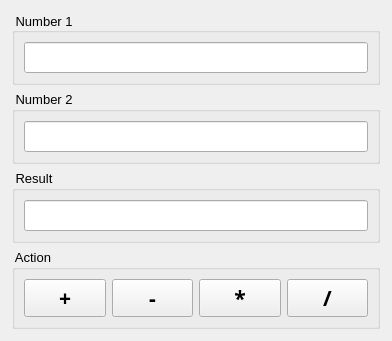
<?xml version="1.0" encoding="UTF-8"?>
<ui version="4.0">
 <author>phantomrsw</author>
 <class>MainWindow</class>
 <widget class="QMainWindow" name="MainWindow">
  <property name="geometry">
   <rect>
    <x>0</x>
    <y>0</y>
    <width>392</width>
    <height>337</height>
   </rect>
  </property>
  <property name="sizePolicy">
   <sizepolicy hsizetype="Expanding" vsizetype="Expanding">
    <horstretch>0</horstretch>
    <verstretch>0</verstretch>
   </sizepolicy>
  </property>
  <property name="mouseTracking">
   <bool>false</bool>
  </property>
  <property name="windowTitle">
   <string>Calculator</string>
  </property>
  <property name="windowIcon">
   <iconset theme="111"/>
  </property>
  <widget class="QWidget" name="centralwidget">
   <layout class="QGridLayout" name="gridLayout">
    <item row="0" column="0">
     <layout class="QGridLayout" name="gridLayout_3">
      <property name="sizeConstraint">
       <enum>QLayout::SetMinimumSize</enum>
      </property>
      <property name="leftMargin">
       <number>3</number>
      </property>
      <property name="topMargin">
       <number>3</number>
      </property>
      <property name="rightMargin">
       <number>3</number>
      </property>
      <property name="bottomMargin">
       <number>3</number>
      </property>
      <item row="0" column="0">
       <widget class="QGroupBox" name="groupBox">
        <property name="enabled">
         <bool>true</bool>
        </property>
        <property name="sizePolicy">
         <sizepolicy hsizetype="Expanding" vsizetype="Expanding">
          <horstretch>0</horstretch>
          <verstretch>0</verstretch>
         </sizepolicy>
        </property>
        <property name="font">
         <font>
          <pointsize>10</pointsize>
          <weight>50</weight>
          <italic>false</italic>
          <bold>false</bold>
          <stylestrategy>PreferDefault</stylestrategy>
          <kerning>false</kerning>
         </font>
        </property>
        <property name="acceptDrops">
         <bool>false</bool>
        </property>
        <property name="toolTipDuration">
         <number>-1</number>
        </property>
        <property name="title">
         <string> Number 1 </string>
        </property>
        <property name="alignment">
         <set>Qt::AlignLeading|Qt::AlignLeft|Qt::AlignVCenter</set>
        </property>
        <property name="flat">
         <bool>false</bool>
        </property>
        <property name="checkable">
         <bool>false</bool>
        </property>
        <property name="checked">
         <bool>false</bool>
        </property>
        <layout class="QGridLayout" name="gridLayout_2">
         <item row="0" column="0">
          <widget class="QLineEdit" name="lineEdit">
           <property name="sizePolicy">
            <sizepolicy hsizetype="Expanding" vsizetype="Expanding">
             <horstretch>0</horstretch>
             <verstretch>0</verstretch>
            </sizepolicy>
           </property>
           <property name="font">
            <font>
             <pointsize>14</pointsize>
             <weight>50</weight>
             <italic>false</italic>
             <bold>false</bold>
             <stylestrategy>PreferDefault</stylestrategy>
             <kerning>false</kerning>
            </font>
           </property>
           <property name="mouseTracking">
            <bool>true</bool>
           </property>
           <property name="toolTipDuration">
            <number>-1</number>
           </property>
           <property name="whatsThis">
            <string extracomment="Number 1 of operation"/>
           </property>
           <property name="alignment">
            <set>Qt::AlignRight|Qt::AlignTrailing|Qt::AlignVCenter</set>
           </property>
          </widget>
         </item>
        </layout>
       </widget>
      </item>
      <item row="3" column="0">
       <widget class="QGroupBox" name="groupBox_4">
        <property name="sizePolicy">
         <sizepolicy hsizetype="Expanding" vsizetype="Expanding">
          <horstretch>0</horstretch>
          <verstretch>0</verstretch>
         </sizepolicy>
        </property>
        <property name="font">
         <font>
          <pointsize>10</pointsize>
         </font>
        </property>
        <property name="title">
         <string> Action </string>
        </property>
        <layout class="QGridLayout" name="gridLayout_6">
         <item row="0" column="0">
          <layout class="QHBoxLayout" name="horizontalLayout_3">
           <item>
            <widget class="QPushButton" name="pushButton">
             <property name="sizePolicy">
              <sizepolicy hsizetype="MinimumExpanding" vsizetype="Fixed">
               <horstretch>0</horstretch>
               <verstretch>0</verstretch>
              </sizepolicy>
             </property>
             <property name="font">
              <font>
               <family>MS Gothic</family>
               <pointsize>16</pointsize>
               <weight>75</weight>
               <bold>true</bold>
               <stylestrategy>PreferDefault</stylestrategy>
               <kerning>true</kerning>
              </font>
             </property>
             <property name="text">
              <string>+</string>
             </property>
            </widget>
           </item>
           <item>
            <widget class="QPushButton" name="pushButton_2">
             <property name="sizePolicy">
              <sizepolicy hsizetype="MinimumExpanding" vsizetype="Fixed">
               <horstretch>0</horstretch>
               <verstretch>0</verstretch>
              </sizepolicy>
             </property>
             <property name="font">
              <font>
               <family>MS Gothic</family>
               <pointsize>16</pointsize>
               <weight>75</weight>
               <bold>true</bold>
               <stylestrategy>PreferDefault</stylestrategy>
               <kerning>true</kerning>
              </font>
             </property>
             <property name="text">
              <string>-</string>
             </property>
            </widget>
           </item>
           <item>
            <widget class="QPushButton" name="pushButton_3">
             <property name="sizePolicy">
              <sizepolicy hsizetype="MinimumExpanding" vsizetype="Fixed">
               <horstretch>0</horstretch>
               <verstretch>0</verstretch>
              </sizepolicy>
             </property>
             <property name="font">
              <font>
               <family>MS Gothic</family>
               <pointsize>16</pointsize>
               <weight>75</weight>
               <bold>true</bold>
               <stylestrategy>PreferDefault</stylestrategy>
               <kerning>true</kerning>
              </font>
             </property>
             <property name="text">
              <string>*</string>
             </property>
            </widget>
           </item>
           <item>
            <widget class="QPushButton" name="pushButton_4">
             <property name="sizePolicy">
              <sizepolicy hsizetype="MinimumExpanding" vsizetype="Fixed">
               <horstretch>0</horstretch>
               <verstretch>0</verstretch>
              </sizepolicy>
             </property>
             <property name="font">
              <font>
               <family>MS Gothic</family>
               <pointsize>16</pointsize>
               <weight>75</weight>
               <bold>true</bold>
               <stylestrategy>PreferDefault</stylestrategy>
               <kerning>true</kerning>
              </font>
             </property>
             <property name="text">
              <string>/</string>
             </property>
            </widget>
           </item>
          </layout>
         </item>
        </layout>
       </widget>
      </item>
      <item row="2" column="0">
       <widget class="QGroupBox" name="groupBox_3">
        <property name="sizePolicy">
         <sizepolicy hsizetype="Expanding" vsizetype="Expanding">
          <horstretch>0</horstretch>
          <verstretch>0</verstretch>
         </sizepolicy>
        </property>
        <property name="font">
         <font>
          <pointsize>10</pointsize>
         </font>
        </property>
        <property name="title">
         <string> Result </string>
        </property>
        <layout class="QGridLayout" name="gridLayout_5">
         <item row="0" column="0">
          <widget class="QLineEdit" name="lineEdit_3">
           <property name="sizePolicy">
            <sizepolicy hsizetype="Expanding" vsizetype="Expanding">
             <horstretch>0</horstretch>
             <verstretch>0</verstretch>
            </sizepolicy>
           </property>
           <property name="font">
            <font>
             <pointsize>14</pointsize>
            </font>
           </property>
           <property name="inputMask">
            <string/>
           </property>
           <property name="alignment">
            <set>Qt::AlignRight|Qt::AlignTrailing|Qt::AlignVCenter</set>
           </property>
           <property name="readOnly">
            <bool>true</bool>
           </property>
          </widget>
         </item>
        </layout>
       </widget>
      </item>
      <item row="1" column="0">
       <widget class="QGroupBox" name="groupBox_2">
        <property name="sizePolicy">
         <sizepolicy hsizetype="Expanding" vsizetype="Expanding">
          <horstretch>0</horstretch>
          <verstretch>0</verstretch>
         </sizepolicy>
        </property>
        <property name="font">
         <font>
          <pointsize>10</pointsize>
         </font>
        </property>
        <property name="title">
         <string> Number 2 </string>
        </property>
        <layout class="QGridLayout" name="gridLayout_4">
         <item row="0" column="0">
          <widget class="QLineEdit" name="lineEdit_2">
           <property name="sizePolicy">
            <sizepolicy hsizetype="Expanding" vsizetype="Expanding">
             <horstretch>0</horstretch>
             <verstretch>0</verstretch>
            </sizepolicy>
           </property>
           <property name="font">
            <font>
             <pointsize>14</pointsize>
             <weight>50</weight>
             <italic>false</italic>
             <bold>false</bold>
             <stylestrategy>PreferDefault</stylestrategy>
             <kerning>true</kerning>
            </font>
           </property>
           <property name="layoutDirection">
            <enum>Qt::LeftToRight</enum>
           </property>
           <property name="alignment">
            <set>Qt::AlignRight|Qt::AlignTrailing|Qt::AlignVCenter</set>
           </property>
          </widget>
         </item>
        </layout>
       </widget>
      </item>
     </layout>
    </item>
   </layout>
  </widget>
  <widget class="QMenuBar" name="menubar">
   <property name="geometry">
    <rect>
     <x>0</x>
     <y>0</y>
     <width>392</width>
     <height>21</height>
    </rect>
   </property>
  </widget>
 </widget>
 <resources/>
 <connections>
  <connection>
   <sender>lineEdit</sender>
   <signal>textChanged(QString)</signal>
   <receiver>MainWindow</receiver>
   <slot>slotNumber1()</slot>
   <hints>
    <hint type="sourcelabel">
     <x>20</x>
     <y>53</y>
    </hint>
    <hint type="destinationlabel">
     <x>4</x>
     <y>51</y>
    </hint>
   </hints>
  </connection>
  <connection>
   <sender>lineEdit_2</sender>
   <signal>textChanged(QString)</signal>
   <receiver>MainWindow</receiver>
   <slot>slotNumber2()</slot>
   <hints>
    <hint type="sourcelabel">
     <x>22</x>
     <y>139</y>
    </hint>
    <hint type="destinationlabel">
     <x>3</x>
     <y>93</y>
    </hint>
   </hints>
  </connection>
  <connection>
   <sender>pushButton</sender>
   <signal>clicked()</signal>
   <receiver>MainWindow</receiver>
   <slot>slotButtonAdd()</slot>
   <hints>
    <hint type="sourcelabel">
     <x>37</x>
     <y>234</y>
    </hint>
    <hint type="destinationlabel">
     <x>5</x>
     <y>171</y>
    </hint>
   </hints>
  </connection>
  <connection>
   <sender>pushButton_2</sender>
   <signal>clicked()</signal>
   <receiver>MainWindow</receiver>
   <slot>slotButtonSub()</slot>
   <hints>
    <hint type="sourcelabel">
     <x>212</x>
     <y>234</y>
    </hint>
    <hint type="destinationlabel">
     <x>163</x>
     <y>171</y>
    </hint>
   </hints>
  </connection>
  <connection>
   <sender>pushButton_3</sender>
   <signal>clicked()</signal>
   <receiver>MainWindow</receiver>
   <slot>slotButtonMul()</slot>
   <hints>
    <hint type="sourcelabel">
     <x>315</x>
     <y>234</y>
    </hint>
    <hint type="destinationlabel">
     <x>264</x>
     <y>171</y>
    </hint>
   </hints>
  </connection>
  <connection>
   <sender>pushButton_4</sender>
   <signal>clicked()</signal>
   <receiver>MainWindow</receiver>
   <slot>slotButtonDiv()</slot>
   <hints>
    <hint type="sourcelabel">
     <x>418</x>
     <y>234</y>
    </hint>
    <hint type="destinationlabel">
     <x>339</x>
     <y>163</y>
    </hint>
   </hints>
  </connection>
 </connections>
 <slots>
  <slot>slotNumber1()</slot>
  <slot>slotNumber2()</slot>
  <slot>slotButtonAdd()</slot>
  <slot>slotButtonSub()</slot>
  <slot>slotButtonMul()</slot>
  <slot>slotButtonDiv()</slot>
 </slots>
</ui>
